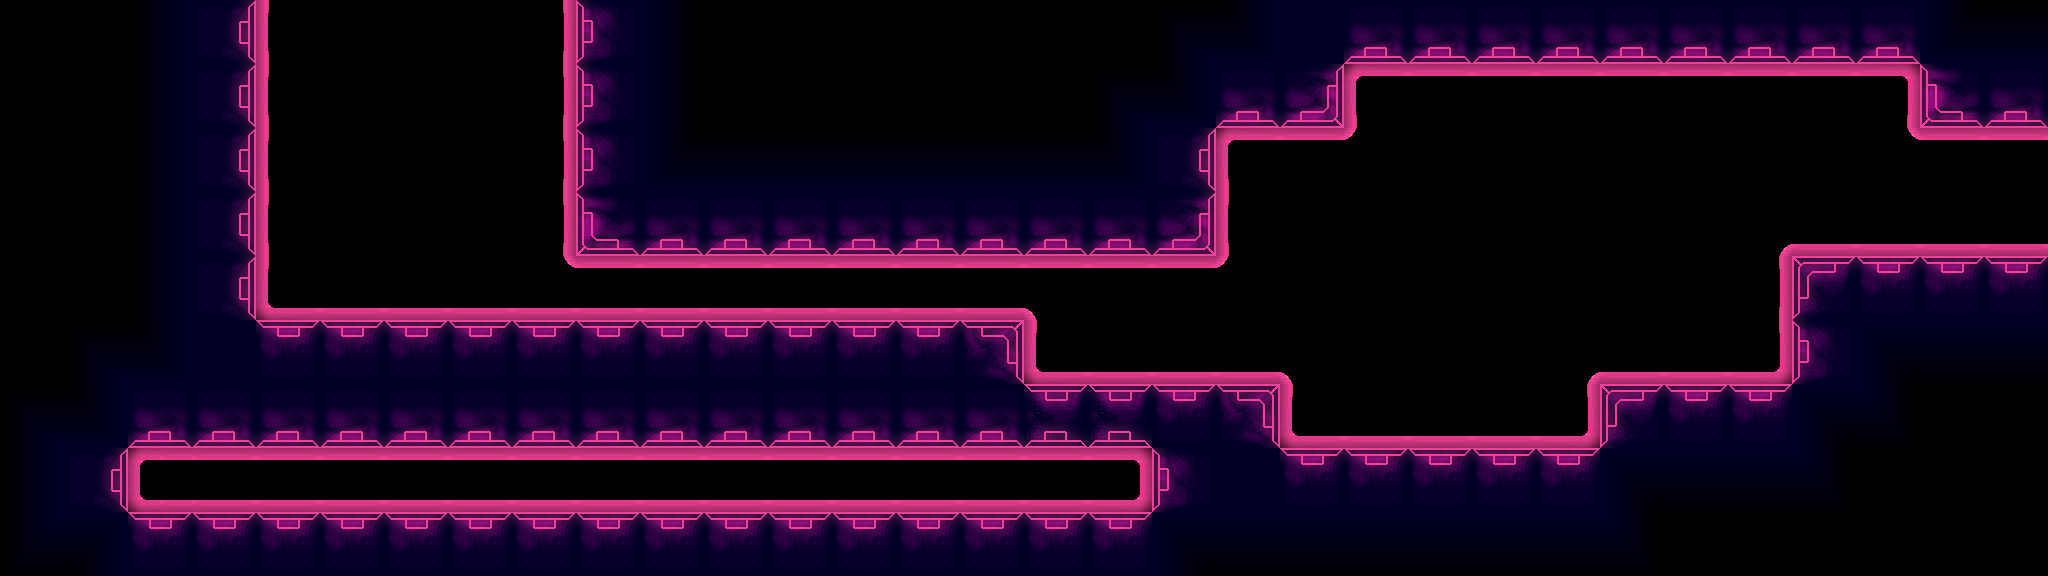

Rendered tile map (Tiled .tmx) drawn with the repository's tilesets; below, a short description and the full map source, tile grids included:
An orthogonal 32x9 tile map with 64x64 px tiles, 3 tile layers (back2Tile, backTile, tile), 4 tilesets and 4 objects (2x ShooterRed, 2x Exit).

<map version="1.0" orientation="orthogonal" width="32" height="9" tilewidth="64" tileheight="64">
 <properties>
  <property name="bg" value="bg1" />
  <property name="bgParallaxX" value=".7" />
  <property name="bgParallaxY" value=".7" />
  <property name="music" value="begin_red" />
 </properties>
 <tileset firstgid="1" source="tiles/black_tiles.tsx" />
 <tileset firstgid="50" source="tiles/white_tiles.tsx" />
 <tileset firstgid="99" source="tiles/mixed_tiles.tsx" />
 <tileset firstgid="211" source="tiles/glow_purple.tsx" />
 <layer name="back2Tile" width="32" height="9">
  <data encoding="csv">
0,0,0,0,0,0,0,0,0,0,0,0,0,0,0,0,0,0,0,0,0,0,0,0,0,0,0,0,0,0,0,0,
0,0,0,0,0,0,0,0,0,0,0,0,0,0,0,0,0,0,0,0,0,0,0,0,0,0,0,0,0,0,0,0,
0,0,0,0,0,0,0,0,0,0,0,0,0,0,0,0,0,0,0,0,0,0,0,0,0,0,0,0,0,0,0,0,
0,0,0,0,0,0,0,0,0,0,0,0,0,0,0,0,0,0,0,0,0,0,0,0,0,0,0,0,0,0,0,0,
0,0,0,0,0,0,0,0,229,0,0,0,0,0,0,0,215,0,0,0,0,0,0,0,0,0,0,0,0,0,0,0,
0,0,0,0,0,0,0,0,0,0,0,0,0,0,0,0,0,0,0,0,0,0,0,0,0,0,0,0,0,0,0,0,
0,0,0,0,0,0,0,0,0,0,0,0,0,0,0,0,0,0,0,0,0,0,0,0,0,0,0,0,0,0,0,0,
0,0,0,0,0,0,0,0,0,0,0,0,0,0,0,0,0,0,0,0,0,0,0,0,0,0,0,0,0,0,0,0,
0,0,0,0,0,0,0,0,0,0,0,0,0,0,0,0,0,0,0,0,0,0,0,0,0,0,0,0,0,0,0,0
</data>
 </layer>
 <layer name="backTile" width="32" height="9">
  <data encoding="csv">
0,0,0,0,220,0,0,0,222,0,0,0,0,0,0,0,0,0,0,0,0,0,0,0,0,0,0,0,0,0,0,0,
0,0,0,0,220,0,0,0,222,0,0,0,0,0,0,0,0,0,0,0,0,214,215,215,215,215,215,215,215,216,0,0,
0,0,0,0,220,0,0,0,222,0,0,0,0,0,0,0,0,0,0,214,215,230,0,0,0,0,0,0,0,229,215,215,
0,0,0,0,220,0,0,0,222,0,0,0,0,0,0,0,0,0,0,220,0,0,0,0,0,0,0,223,227,227,227,227,
0,0,0,0,226,227,227,227,227,213,213,213,213,213,213,213,224,215,215,230,0,0,0,0,0,0,0,222,0,0,0,0,
0,0,0,0,0,0,0,0,0,0,0,0,0,0,0,0,226,227,227,227,224,0,0,0,223,227,227,228,0,0,0,0,
0,0,0,0,0,0,0,0,0,0,0,0,0,0,0,0,0,0,0,0,226,227,227,227,228,0,0,0,0,0,0,0,
0,0,217,213,213,213,213,213,213,213,213,213,213,213,213,213,213,212,0,0,0,0,0,0,0,0,0,0,0,0,0,0,
0,0,0,0,0,0,0,0,0,0,0,0,0,0,0,0,0,0,0,0,0,0,0,0,0,0,0,0,0,0,0,0
</data>
 </layer>
 <objectgroup name="obj" width="32" height="9">
  <object type="ShooterRed" x="1216" y="160">
   <polyline points="0,0 701,-65" />
  </object>
  <object type="ShooterRed" x="128" y="480">
   <polyline points="0,0 128,0" />
  </object>
 </objectgroup>
 <layer name="tile" width="32" height="9">
  <data encoding="csv">
4,3,12,26,0,0,0,0,0,22,14,2,3,36,36,1,2,2,5,35,13,31,31,31,31,38,38,31,38,38,34,6,
4,4,12,25,0,0,0,0,0,22,14,1,1,1,1,2,36,5,35,31,32,0,0,0,0,0,0,0,0,0,30,38,
4,4,12,26,0,0,0,0,0,23,34,6,6,6,6,6,6,35,26,0,0,0,0,0,0,0,0,0,0,0,0,0,
4,3,12,25,0,0,0,0,0,37,31,31,31,31,38,31,38,31,32,0,0,0,0,0,0,0,0,0,0,0,0,0,
4,3,12,25,0,0,0,0,0,0,0,0,0,0,0,0,0,0,0,0,0,0,0,0,0,0,0,0,9,10,10,17,
4,5,35,41,17,10,10,17,10,17,17,17,17,10,17,11,0,0,0,0,0,0,0,0,0,0,0,0,23,27,20,20,
5,35,38,31,38,31,38,38,38,38,38,38,31,31,38,31,45,45,17,18,0,0,0,0,0,16,17,17,27,21,4,4,
12,25,0,0,0,0,0,0,0,0,0,0,0,0,0,0,0,0,22,41,17,10,10,10,10,27,20,20,21,4,4,4,
19,28,17,17,10,10,17,17,17,17,17,10,10,17,10,10,10,10,27,20,20,20,20,20,20,21,4,4,4,4,4,4
</data>
 </layer>
 <objectgroup name="front" width="32" height="9">
  <object type="Exit" x="1984" y="128" width="64" height="128">
   <properties>
    <property name="mapTo" value="firstOrb" />
   </properties>
  </object>
  <object type="Exit" x="256" y="0" width="320" height="64">
   <properties>
    <property name="mapTo" value="none" />
    <property name="noSensor" value="false" />
   </properties>
  </object>
 </objectgroup>
</map>
